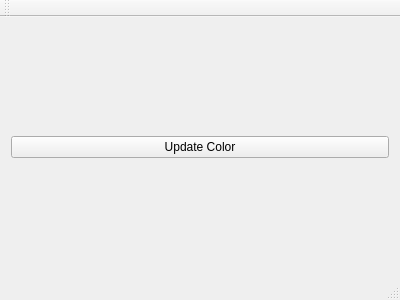
<?xml version="1.0" encoding="UTF-8"?>
<ui version="4.0">
 <class>MainWindow</class>
 <widget class="QMainWindow" name="MainWindow">
  <property name="geometry">
   <rect>
    <x>0</x>
    <y>0</y>
    <width>400</width>
    <height>300</height>
   </rect>
  </property>
  <property name="windowTitle">
   <string>MainWindow</string>
  </property>
  <widget class="QWidget" name="centralWidget">
   <layout class="QVBoxLayout" name="verticalLayout">
    <item>
     <widget class="QPushButton" name="testButton">
      <property name="text">
       <string>Update Color</string>
      </property>
     </widget>
    </item>
   </layout>
  </widget>
  <widget class="QMenuBar" name="menuBar">
   <property name="geometry">
    <rect>
     <x>0</x>
     <y>0</y>
     <width>400</width>
     <height>20</height>
    </rect>
   </property>
  </widget>
  <widget class="QToolBar" name="mainToolBar">
   <attribute name="toolBarArea">
    <enum>TopToolBarArea</enum>
   </attribute>
   <attribute name="toolBarBreak">
    <bool>false</bool>
   </attribute>
  </widget>
  <widget class="QStatusBar" name="statusBar"/>
 </widget>
 <layoutdefault spacing="6" margin="11"/>
 <resources/>
 <connections/>
</ui>
